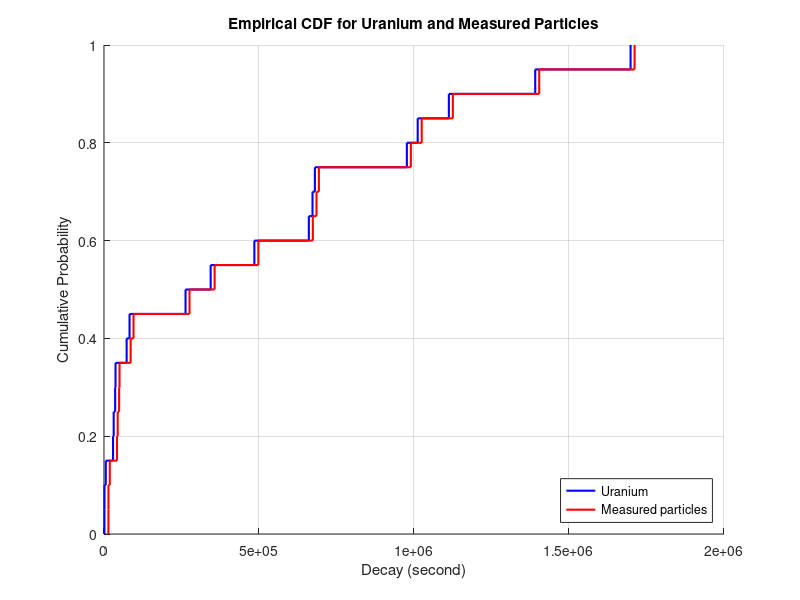

This figure's MATLAB source:
seed = 333;

% Set the seed for the random number generator
rng(seed);

% Define theoretical parameters
% Define means
mean_alpha_theoretical = 8.12e5; % decay time
mean_gamma_theoretical = 0.43e5;

% Generate random exponential variables
num_samples_alpha_theoretical = 2.54e2;
num_samples_gamma_theoretical = 1.27e2;

alpha_theoretical = exprnd(mean_alpha_theoretical, num_samples_alpha_theoretical, 1);
gamma_theoretical = exprnd(mean_gamma_theoretical, num_samples_gamma_theoretical, 1);

% Combine alpha and gamma
combined_theoretical = [alpha_theoretical; gamma_theoretical];

% Define measured parameters
% Define means
mean_alpha = 8.12e5; % decay time
mean_gamma = 0.43e5;

% Generate random exponential variables
num_samples_alpha = 14;
num_samples_gamma = 6;

alpha = exprnd(mean_alpha, num_samples_alpha, 1);
gamma = exprnd(mean_gamma, num_samples_gamma, 1);

% Combine alpha and gamma
combined = [alpha; gamma];

% Add Gaussian noise
noise_mean = mean_gamma*0.30;
noise_std = 0.20;
noise = noise_mean + noise_std * randn(size(combined));

% Add noise to the combined data
combined_with_noise = combined + noise;

% Plot empirical CDFs
figure;
hold on;

% Empirical CDF for uranium
h1 = cdfplot(combined);
set(h1, 'Color', 'b', 'LineWidth', 1.5);

% Empirical CDF for measured particles
h2 = cdfplot(combined_with_noise);
set(h2, 'Color', 'r', 'LineWidth', 1.5)

% Customize the plot
title('Empirical CDF for Uranium and Measured Particles');
xlabel('Decay (second)');
ylabel('Cumulative Probability');

% Set legend in lower right corner
legend('Uranium', 'Measured particles', 'Location', 'southeast');

hold off;